Frame 1 (no input): blank canvas, image omitted
Frame 60 (the mouse pressed at the canvas centre just before this capture): blank canvas, image omitted
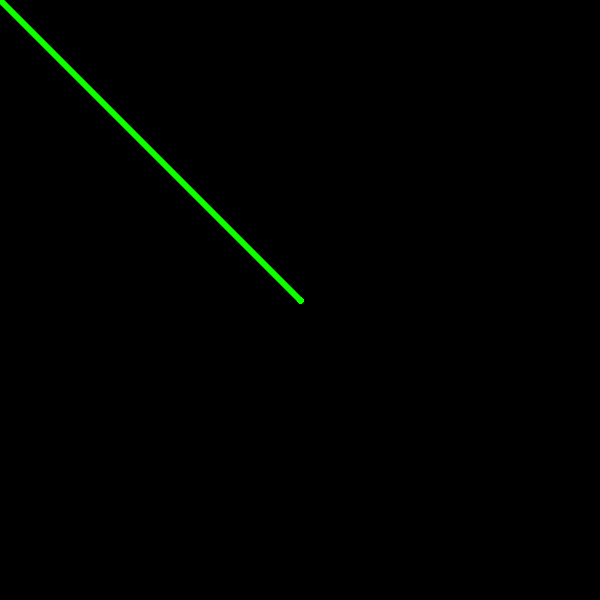
Frame 120 (the mouse held since frame 60 and released just before this capture)

The Processing sketch whose frames 1 and 60 were blank and that drew this single picture after the mouse press (run headless with seeded random() and noise(); from frame 60 on, the mouse is pressed at the canvas centre):

// Processing sketch: processing_39630
// ── processing_39630.pde

void setup() {
  size(600, 600);
  background(0);
  colorMode(HSB); // colormode range set to size of sketch

}

float Hue = random(1); //random


void draw() {
  colorMode(HSB, 600, 100, 300); // colormode range set to size of sketch
  strokeWeight(mouseX/50);
  strokeJoin(ROUND);
  stroke(Hue+mouseX/10, 100, 300); // change the stroke Hue
  line(pmouseX, pmouseY, mouseX, mouseY); 


}

void mousePressed() {
  background(0);      // clear the background
  Hue=random(10, 600);
}

// save the image press any key
void keyPressed() {
  save("image.jpg");
}
